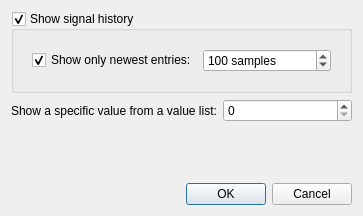
<?xml version="1.0" encoding="UTF-8"?>
<ui version="4.0">
 <class>GraphOverlayOptions</class>
 <widget class="QDialog" name="GraphOverlayOptions">
  <property name="geometry">
   <rect>
    <x>0</x>
    <y>0</y>
    <width>363</width>
    <height>216</height>
   </rect>
  </property>
  <property name="windowTitle">
   <string>Dialog</string>
  </property>
  <layout class="QVBoxLayout" name="verticalLayout">
   <item>
    <widget class="QGroupBox" name="showHistory">
     <property name="title">
      <string>Show signal history</string>
     </property>
     <property name="checkable">
      <bool>true</bool>
     </property>
     <layout class="QVBoxLayout" name="verticalLayout_2">
      <item>
       <widget class="QWidget" name="widget" native="true">
        <layout class="QGridLayout" name="gridLayout">
         <item row="0" column="1">
          <widget class="QSpinBox" name="numEntries">
           <property name="suffix">
            <string> samples</string>
           </property>
           <property name="minimum">
            <number>10</number>
           </property>
           <property name="maximum">
            <number>10000</number>
           </property>
           <property name="singleStep">
            <number>100</number>
           </property>
           <property name="value">
            <number>100</number>
           </property>
          </widget>
         </item>
         <item row="0" column="0">
          <widget class="QCheckBox" name="newEntries">
           <property name="text">
            <string>Show only newest entries:</string>
           </property>
           <property name="checked">
            <bool>true</bool>
           </property>
          </widget>
         </item>
        </layout>
       </widget>
      </item>
     </layout>
    </widget>
   </item>
   <item>
    <layout class="QFormLayout" name="formLayout">
     <property name="fieldGrowthPolicy">
      <enum>QFormLayout::AllNonFixedFieldsGrow</enum>
     </property>
     <item row="0" column="0">
      <widget class="QLabel" name="listIdLabel">
       <property name="text">
        <string>Show a specific value from a value list:</string>
       </property>
      </widget>
     </item>
     <item row="0" column="1">
      <widget class="QSpinBox" name="listId">
       <property name="value">
        <number>0</number>
       </property>
      </widget>
     </item>
    </layout>
   </item>
   <item>
    <spacer name="verticalSpacer">
     <property name="orientation">
      <enum>Qt::Vertical</enum>
     </property>
     <property name="sizeHint" stdset="0">
      <size>
       <width>20</width>
       <height>40</height>
      </size>
     </property>
    </spacer>
   </item>
   <item>
    <widget class="QDialogButtonBox" name="buttonBox">
     <property name="orientation">
      <enum>Qt::Horizontal</enum>
     </property>
     <property name="standardButtons">
      <set>QDialogButtonBox::Cancel|QDialogButtonBox::Ok</set>
     </property>
    </widget>
   </item>
  </layout>
 </widget>
 <resources/>
 <connections>
  <connection>
   <sender>buttonBox</sender>
   <signal>accepted()</signal>
   <receiver>GraphOverlayOptions</receiver>
   <slot>accept()</slot>
   <hints>
    <hint type="sourcelabel">
     <x>229</x>
     <y>219</y>
    </hint>
    <hint type="destinationlabel">
     <x>157</x>
     <y>172</y>
    </hint>
   </hints>
  </connection>
  <connection>
   <sender>buttonBox</sender>
   <signal>rejected()</signal>
   <receiver>GraphOverlayOptions</receiver>
   <slot>reject()</slot>
   <hints>
    <hint type="sourcelabel">
     <x>297</x>
     <y>225</y>
    </hint>
    <hint type="destinationlabel">
     <x>286</x>
     <y>172</y>
    </hint>
   </hints>
  </connection>
  <connection>
   <sender>newEntries</sender>
   <signal>toggled(bool)</signal>
   <receiver>numEntries</receiver>
   <slot>setEnabled(bool)</slot>
   <hints>
    <hint type="sourcelabel">
     <x>156</x>
     <y>62</y>
    </hint>
    <hint type="destinationlabel">
     <x>247</x>
     <y>50</y>
    </hint>
   </hints>
  </connection>
  <connection>
   <sender>showHistory</sender>
   <signal>toggled(bool)</signal>
   <receiver>widget</receiver>
   <slot>setEnabled(bool)</slot>
   <hints>
    <hint type="sourcelabel">
     <x>78</x>
     <y>21</y>
    </hint>
    <hint type="destinationlabel">
     <x>82</x>
     <y>103</y>
    </hint>
   </hints>
  </connection>
 </connections>
</ui>
